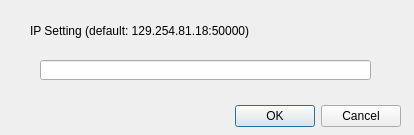
<?xml version="1.0" encoding="UTF-8"?>
<ui version="4.0">
 <class>Dialog</class>
 <widget class="QDialog" name="Dialog">
  <property name="geometry">
   <rect>
    <x>0</x>
    <y>0</y>
    <width>414</width>
    <height>135</height>
   </rect>
  </property>
  <property name="windowTitle">
   <string>Dialog</string>
  </property>
  <widget class="QDialogButtonBox" name="buttonBox">
   <property name="geometry">
    <rect>
     <x>60</x>
     <y>100</y>
     <width>341</width>
     <height>32</height>
    </rect>
   </property>
   <property name="orientation">
    <enum>Qt::Horizontal</enum>
   </property>
   <property name="standardButtons">
    <set>QDialogButtonBox::Cancel|QDialogButtonBox::Ok</set>
   </property>
  </widget>
  <widget class="QLabel" name="label">
   <property name="geometry">
    <rect>
     <x>30</x>
     <y>20</y>
     <width>221</width>
     <height>21</height>
    </rect>
   </property>
   <property name="text">
    <string>IP Setting (default: 129.254.81.18:50000)</string>
   </property>
  </widget>
  <widget class="QLineEdit" name="serverEdit">
   <property name="geometry">
    <rect>
     <x>40</x>
     <y>60</y>
     <width>331</width>
     <height>20</height>
    </rect>
   </property>
  </widget>
 </widget>
 <resources/>
 <connections>
  <connection>
   <sender>buttonBox</sender>
   <signal>accepted()</signal>
   <receiver>Dialog</receiver>
   <slot>accept()</slot>
   <hints>
    <hint type="sourcelabel">
     <x>248</x>
     <y>254</y>
    </hint>
    <hint type="destinationlabel">
     <x>157</x>
     <y>274</y>
    </hint>
   </hints>
  </connection>
  <connection>
   <sender>buttonBox</sender>
   <signal>rejected()</signal>
   <receiver>Dialog</receiver>
   <slot>reject()</slot>
   <hints>
    <hint type="sourcelabel">
     <x>316</x>
     <y>260</y>
    </hint>
    <hint type="destinationlabel">
     <x>286</x>
     <y>274</y>
    </hint>
   </hints>
  </connection>
 </connections>
</ui>
